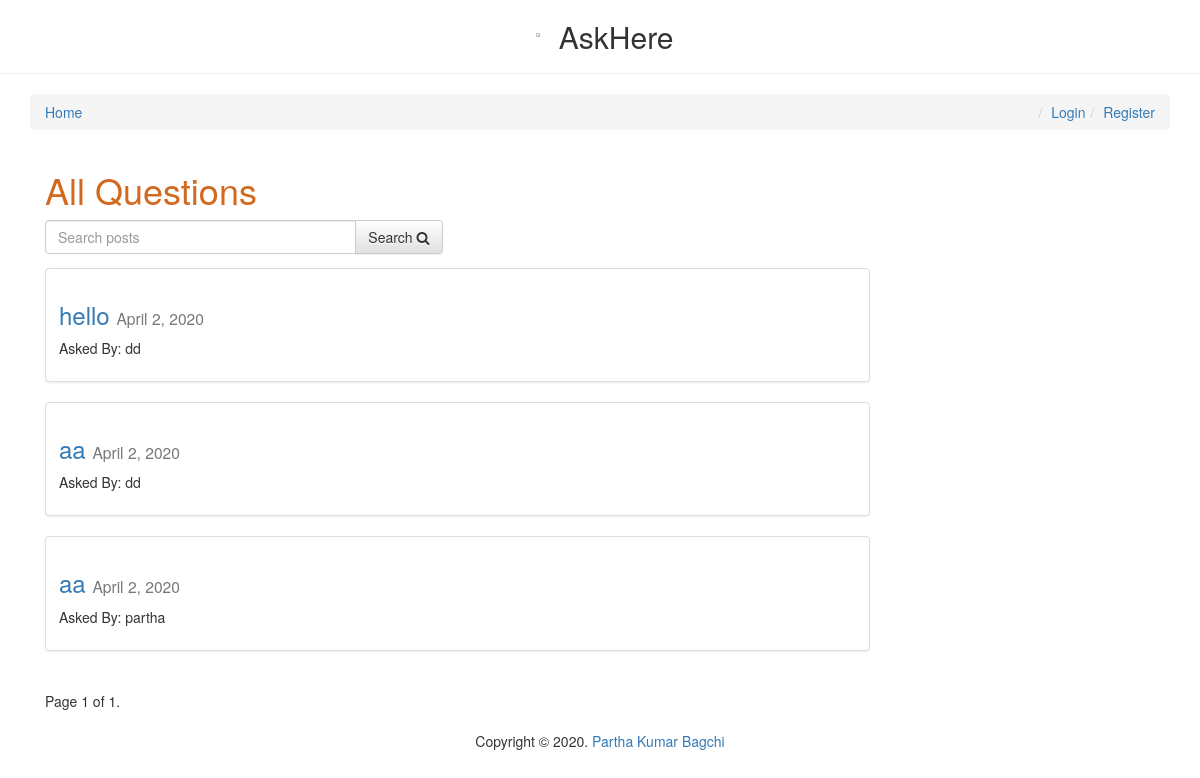
The app's page /, older data.
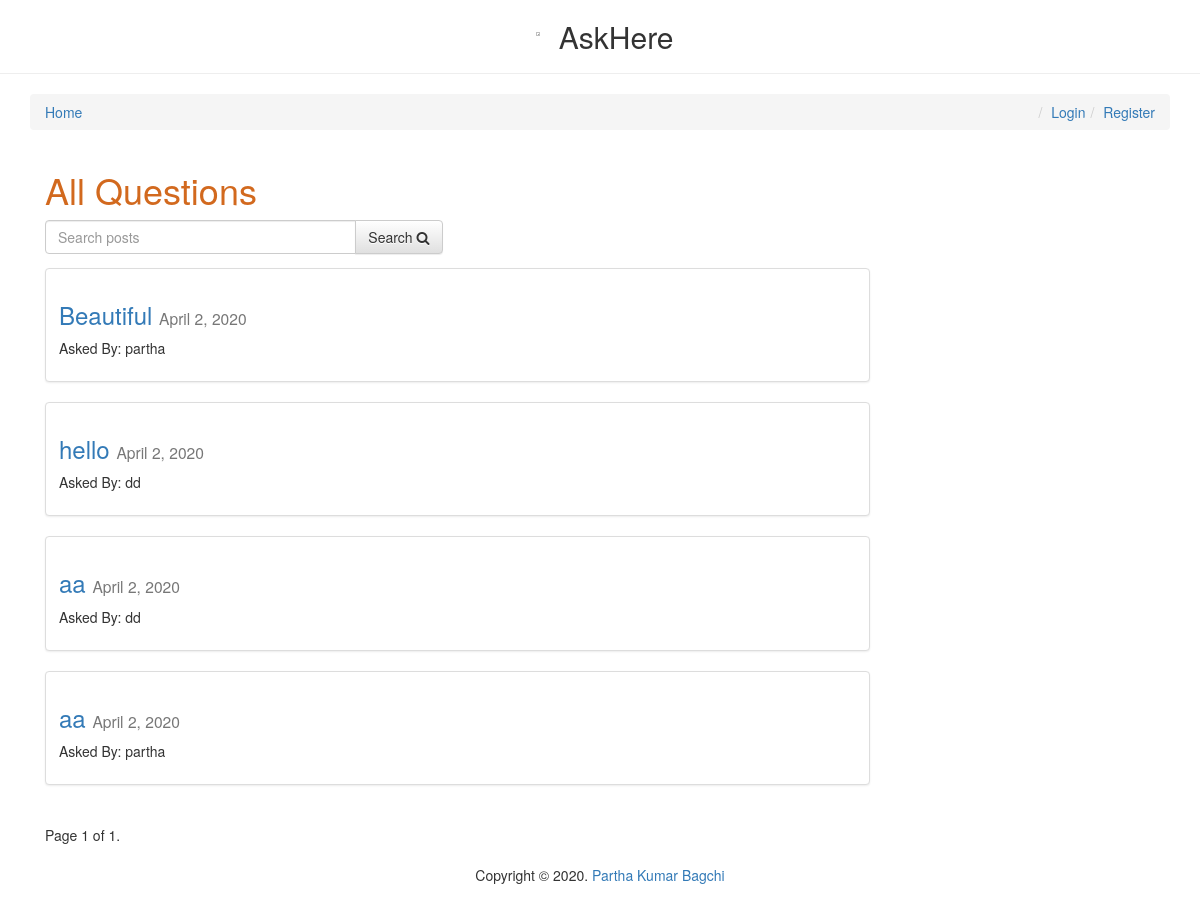
The same page, newer data.
### posts/models.py (models this page shows, shortened)
class Post(models.Model):
    user = models.ForeignKey(User, default=1)
    title = models.CharField(max_length=120)
    slug = models.SlugField(unique=True)
    image = models.ImageField(upload_to=upload_location,
            null=True,
            blank=True)
    height_field = models.IntegerField(default=50)
    width_field = models.IntegerField(default=100)
    content = models.TextField()
    draft = models.BooleanField(default=False)
    publish = models.DateField(auto_now=False, auto_now_add=True)
    read_time =  models.IntegerField(default=0)
    updated = models.DateTimeField(auto_now=True, auto_now_add=False)
    timestamp = models.DateTimeField(auto_now=False, auto_now_add=True)
    objects = PostManager()
    def get_absolute_url(self):
        return reverse("posts:detail", kwargs={"slug": self.slug})
    class Meta:
        ordering = ["-timestamp", "-updated"]

### posts/views.py (the view, shortened to what this page needs)
# urls.py: url(r'^$', post_list, name='list'),
def post_list(request):
	today = timezone.now().date()
	queryset_list = Post.objects.active() #.order_by("-timestamp")
	if request.user.is_staff or request.user.is_superuser:
		queryset_list = Post.objects.all()
	query = request.GET.get("q")
	paginator = Paginator(queryset_list, 10) # Show 25 contacts per page
	page_request_var = "page"
	page = request.GET.get(page_request_var)
	try:
		queryset = paginator.page(page)
	except PageNotAnInteger:
		queryset = paginator.page(1)
	except EmptyPage:
		queryset = paginator.page(paginator.num_pages)
	context = {
		"object_list": queryset,
		"title": "All Questions",
		"page_request_var": page_request_var,
		"today": today,
		"check_user":request.user,
	}
	return render(request, "post_list.html", context)

### posts/models.py (called while the page is built)
    def active(self, *args, **kwargs):
        return super(PostManager, self).filter(draft=False).filter(publish__lte=timezone.now())

### templates/post_list.html (shortened to what this page needs)
{% extends "base.html" %}
{% block content %}
<div class='col-sm-9 col-sm-offset-0.1'>
    <h1 style="color:chocolate;">{{ title }}</h1>
<form method='GET' action='' class='row'>
        <div class='col-sm-6'>
            <div class='input-group'>
                <input class='form-control' type='text' name='q' placeholder='Search posts' value='{{ request.GET.q }}'/>
                <span class='input-group-btn'>
                    <button class='btn btn-default' type='submit'>Search <i class="fa fa-search"></i></button>
                </span>
            </div>
        </div>
</form>
{% for obj in object_list %}
<div class="row">
  <div class="col-sm-12">
    <div class="thumbnail">
      <div class="caption post-detail-item">
        <h3 style="color:chocolate;"><a href='{{ obj.get_absolute_url }}'>{{ obj.title }}</a> <small>{{ obj.publish }}</small></h3>
        {% if obj.user %}<p>Asked By: {{ obj.user }}</p>{% endif %}
      </div>
    </div>
  </div>
</div>
{% endfor %}
<div class="pagination">
    <span class="step-links">
        <span class="current">
            Page {{ object_list.number }} of {{ object_list.paginator.num_pages }}.
        </span>
    </span>
</div>
</div>
{% endblock content %}

Row changes from the older to the newer data that the page shows:
added Post: title "Beautiful", publish "April 2, 2020", user "partha"
